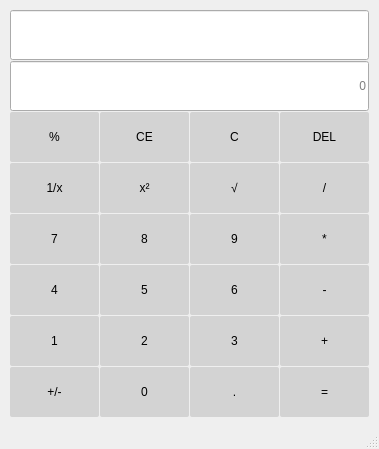
<?xml version="1.0" encoding="UTF-8"?>
<ui version="4.0">
 <class>MainWindow</class>
 <widget class="QMainWindow" name="MainWindow">
  <property name="geometry">
   <rect>
    <x>0</x>
    <y>0</y>
    <width>379</width>
    <height>449</height>
   </rect>
  </property>
  <property name="windowTitle">
   <string>计算器-叶炯坚-2023414290434</string>
  </property>
  <property name="styleSheet">
   <string notr="true">QPushButton {
	font: 16pt &quot;Times New Roman&quot;;
	background-color : rgba(169,169,169,100);
	border-radius : 2px;
}

QPushButton:hover {
	background-color : rgb(0,255,230);
	color : black;
}

QPushButton:pressed {
	background-color: rgb(127,255,0);
	color : black;
}</string>
  </property>
  <widget class="QWidget" name="centralwidget">
   <layout class="QVBoxLayout" name="verticalLayout_2">
    <item>
     <layout class="QGridLayout" name="gridLayout_2">
      <property name="leftMargin">
       <number>1</number>
      </property>
      <property name="topMargin">
       <number>1</number>
      </property>
      <property name="rightMargin">
       <number>1</number>
      </property>
      <property name="bottomMargin">
       <number>1</number>
      </property>
      <property name="spacing">
       <number>1</number>
      </property>
      <item row="7" column="1">
       <widget class="QPushButton" name="btnNum0">
        <property name="sizePolicy">
         <sizepolicy hsizetype="Minimum" vsizetype="Minimum">
          <horstretch>0</horstretch>
          <verstretch>0</verstretch>
         </sizepolicy>
        </property>
        <property name="text">
         <string>0</string>
        </property>
       </widget>
      </item>
      <item row="6" column="3">
       <widget class="QPushButton" name="btnPlus">
        <property name="sizePolicy">
         <sizepolicy hsizetype="Minimum" vsizetype="Minimum">
          <horstretch>0</horstretch>
          <verstretch>0</verstretch>
         </sizepolicy>
        </property>
        <property name="text">
         <string>+</string>
        </property>
       </widget>
      </item>
      <item row="4" column="2">
       <widget class="QPushButton" name="btnNum9">
        <property name="sizePolicy">
         <sizepolicy hsizetype="Minimum" vsizetype="Minimum">
          <horstretch>0</horstretch>
          <verstretch>0</verstretch>
         </sizepolicy>
        </property>
        <property name="text">
         <string>9</string>
        </property>
       </widget>
      </item>
      <item row="3" column="2">
       <widget class="QPushButton" name="btnSqrt">
        <property name="sizePolicy">
         <sizepolicy hsizetype="Minimum" vsizetype="Minimum">
          <horstretch>0</horstretch>
          <verstretch>0</verstretch>
         </sizepolicy>
        </property>
        <property name="text">
         <string>√</string>
        </property>
       </widget>
      </item>
      <item row="7" column="3">
       <widget class="QPushButton" name="btnEqual">
        <property name="sizePolicy">
         <sizepolicy hsizetype="Minimum" vsizetype="Minimum">
          <horstretch>0</horstretch>
          <verstretch>0</verstretch>
         </sizepolicy>
        </property>
        <property name="text">
         <string>=</string>
        </property>
       </widget>
      </item>
      <item row="5" column="2">
       <widget class="QPushButton" name="btnNum6">
        <property name="sizePolicy">
         <sizepolicy hsizetype="Minimum" vsizetype="Minimum">
          <horstretch>0</horstretch>
          <verstretch>0</verstretch>
         </sizepolicy>
        </property>
        <property name="text">
         <string>6</string>
        </property>
       </widget>
      </item>
      <item row="1" column="0" colspan="4">
       <widget class="QLineEdit" name="display">
        <property name="sizePolicy">
         <sizepolicy hsizetype="Expanding" vsizetype="Minimum">
          <horstretch>0</horstretch>
          <verstretch>0</verstretch>
         </sizepolicy>
        </property>
        <property name="styleSheet">
         <string notr="true">font: 30pt &quot;Times New Roman&quot;;</string>
        </property>
        <property name="maxLength">
         <number>32767</number>
        </property>
        <property name="alignment">
         <set>Qt::AlignmentFlag::AlignRight|Qt::AlignmentFlag::AlignTrailing|Qt::AlignmentFlag::AlignVCenter</set>
        </property>
        <property name="placeholderText">
         <string>0</string>
        </property>
       </widget>
      </item>
      <item row="6" column="2">
       <widget class="QPushButton" name="btnNum3">
        <property name="sizePolicy">
         <sizepolicy hsizetype="Minimum" vsizetype="Minimum">
          <horstretch>0</horstretch>
          <verstretch>0</verstretch>
         </sizepolicy>
        </property>
        <property name="text">
         <string>3</string>
        </property>
       </widget>
      </item>
      <item row="3" column="0">
       <widget class="QPushButton" name="btnInverse">
        <property name="sizePolicy">
         <sizepolicy hsizetype="Minimum" vsizetype="Minimum">
          <horstretch>0</horstretch>
          <verstretch>0</verstretch>
         </sizepolicy>
        </property>
        <property name="text">
         <string>1/x</string>
        </property>
       </widget>
      </item>
      <item row="2" column="3">
       <widget class="QPushButton" name="btnDel">
        <property name="sizePolicy">
         <sizepolicy hsizetype="Minimum" vsizetype="Minimum">
          <horstretch>0</horstretch>
          <verstretch>0</verstretch>
         </sizepolicy>
        </property>
        <property name="text">
         <string>DEL</string>
        </property>
        <property name="autoRepeatInterval">
         <number>101</number>
        </property>
       </widget>
      </item>
      <item row="5" column="3">
       <widget class="QPushButton" name="btnSubtract">
        <property name="sizePolicy">
         <sizepolicy hsizetype="Minimum" vsizetype="Minimum">
          <horstretch>0</horstretch>
          <verstretch>0</verstretch>
         </sizepolicy>
        </property>
        <property name="styleSheet">
         <string notr="true"/>
        </property>
        <property name="text">
         <string>-</string>
        </property>
       </widget>
      </item>
      <item row="3" column="3">
       <widget class="QPushButton" name="btnDivide">
        <property name="sizePolicy">
         <sizepolicy hsizetype="Minimum" vsizetype="Minimum">
          <horstretch>0</horstretch>
          <verstretch>0</verstretch>
         </sizepolicy>
        </property>
        <property name="text">
         <string>/</string>
        </property>
       </widget>
      </item>
      <item row="3" column="1">
       <widget class="QPushButton" name="btnSquare">
        <property name="sizePolicy">
         <sizepolicy hsizetype="Minimum" vsizetype="Minimum">
          <horstretch>0</horstretch>
          <verstretch>0</verstretch>
         </sizepolicy>
        </property>
        <property name="text">
         <string>x²</string>
        </property>
       </widget>
      </item>
      <item row="4" column="1">
       <widget class="QPushButton" name="btnNum8">
        <property name="sizePolicy">
         <sizepolicy hsizetype="Minimum" vsizetype="Minimum">
          <horstretch>0</horstretch>
          <verstretch>0</verstretch>
         </sizepolicy>
        </property>
        <property name="text">
         <string>8</string>
        </property>
       </widget>
      </item>
      <item row="4" column="0">
       <widget class="QPushButton" name="btnNum7">
        <property name="sizePolicy">
         <sizepolicy hsizetype="Minimum" vsizetype="Minimum">
          <horstretch>0</horstretch>
          <verstretch>0</verstretch>
         </sizepolicy>
        </property>
        <property name="text">
         <string>7</string>
        </property>
       </widget>
      </item>
      <item row="5" column="1">
       <widget class="QPushButton" name="btnNum5">
        <property name="sizePolicy">
         <sizepolicy hsizetype="Minimum" vsizetype="Minimum">
          <horstretch>0</horstretch>
          <verstretch>0</verstretch>
         </sizepolicy>
        </property>
        <property name="text">
         <string>5</string>
        </property>
       </widget>
      </item>
      <item row="6" column="0">
       <widget class="QPushButton" name="btnNum1">
        <property name="sizePolicy">
         <sizepolicy hsizetype="Minimum" vsizetype="Minimum">
          <horstretch>0</horstretch>
          <verstretch>0</verstretch>
         </sizepolicy>
        </property>
        <property name="text">
         <string>1</string>
        </property>
       </widget>
      </item>
      <item row="5" column="0">
       <widget class="QPushButton" name="btnNum4">
        <property name="sizePolicy">
         <sizepolicy hsizetype="Minimum" vsizetype="Minimum">
          <horstretch>0</horstretch>
          <verstretch>0</verstretch>
         </sizepolicy>
        </property>
        <property name="text">
         <string>4</string>
        </property>
       </widget>
      </item>
      <item row="7" column="0">
       <widget class="QPushButton" name="btnSign">
        <property name="sizePolicy">
         <sizepolicy hsizetype="Minimum" vsizetype="Minimum">
          <horstretch>0</horstretch>
          <verstretch>0</verstretch>
         </sizepolicy>
        </property>
        <property name="text">
         <string>+/-</string>
        </property>
       </widget>
      </item>
      <item row="2" column="2">
       <widget class="QPushButton" name="btnClearAll">
        <property name="sizePolicy">
         <sizepolicy hsizetype="Minimum" vsizetype="Minimum">
          <horstretch>0</horstretch>
          <verstretch>0</verstretch>
         </sizepolicy>
        </property>
        <property name="text">
         <string>C</string>
        </property>
       </widget>
      </item>
      <item row="2" column="0">
       <widget class="QPushButton" name="btnPercentage">
        <property name="sizePolicy">
         <sizepolicy hsizetype="Minimum" vsizetype="Minimum">
          <horstretch>0</horstretch>
          <verstretch>0</verstretch>
         </sizepolicy>
        </property>
        <property name="text">
         <string>%</string>
        </property>
       </widget>
      </item>
      <item row="4" column="3">
       <widget class="QPushButton" name="btnMultiple">
        <property name="sizePolicy">
         <sizepolicy hsizetype="Minimum" vsizetype="Minimum">
          <horstretch>0</horstretch>
          <verstretch>0</verstretch>
         </sizepolicy>
        </property>
        <property name="text">
         <string>*</string>
        </property>
       </widget>
      </item>
      <item row="6" column="1">
       <widget class="QPushButton" name="btnNum2">
        <property name="sizePolicy">
         <sizepolicy hsizetype="Minimum" vsizetype="Minimum">
          <horstretch>0</horstretch>
          <verstretch>0</verstretch>
         </sizepolicy>
        </property>
        <property name="text">
         <string>2</string>
        </property>
       </widget>
      </item>
      <item row="2" column="1">
       <widget class="QPushButton" name="btnClear">
        <property name="sizePolicy">
         <sizepolicy hsizetype="Minimum" vsizetype="Minimum">
          <horstretch>0</horstretch>
          <verstretch>0</verstretch>
         </sizepolicy>
        </property>
        <property name="text">
         <string>CE</string>
        </property>
       </widget>
      </item>
      <item row="7" column="2">
       <widget class="QPushButton" name="btnPoint">
        <property name="sizePolicy">
         <sizepolicy hsizetype="Minimum" vsizetype="Minimum">
          <horstretch>0</horstretch>
          <verstretch>0</verstretch>
         </sizepolicy>
        </property>
        <property name="text">
         <string>.</string>
        </property>
       </widget>
      </item>
      <item row="0" column="0" colspan="4">
       <widget class="QLineEdit" name="display2">
        <property name="sizePolicy">
         <sizepolicy hsizetype="Expanding" vsizetype="Minimum">
          <horstretch>0</horstretch>
          <verstretch>0</verstretch>
         </sizepolicy>
        </property>
        <property name="styleSheet">
         <string notr="true">font: 16pt &quot;Times New Roman&quot;;</string>
        </property>
        <property name="maxLength">
         <number>32767</number>
        </property>
        <property name="alignment">
         <set>Qt::AlignmentFlag::AlignRight|Qt::AlignmentFlag::AlignTrailing|Qt::AlignmentFlag::AlignVCenter</set>
        </property>
        <property name="placeholderText">
         <string/>
        </property>
       </widget>
      </item>
     </layout>
    </item>
   </layout>
  </widget>
  <widget class="QMenuBar" name="menubar">
   <property name="geometry">
    <rect>
     <x>0</x>
     <y>0</y>
     <width>379</width>
     <height>24</height>
    </rect>
   </property>
  </widget>
  <widget class="QStatusBar" name="statusbar"/>
 </widget>
 <resources/>
 <connections/>
</ui>
